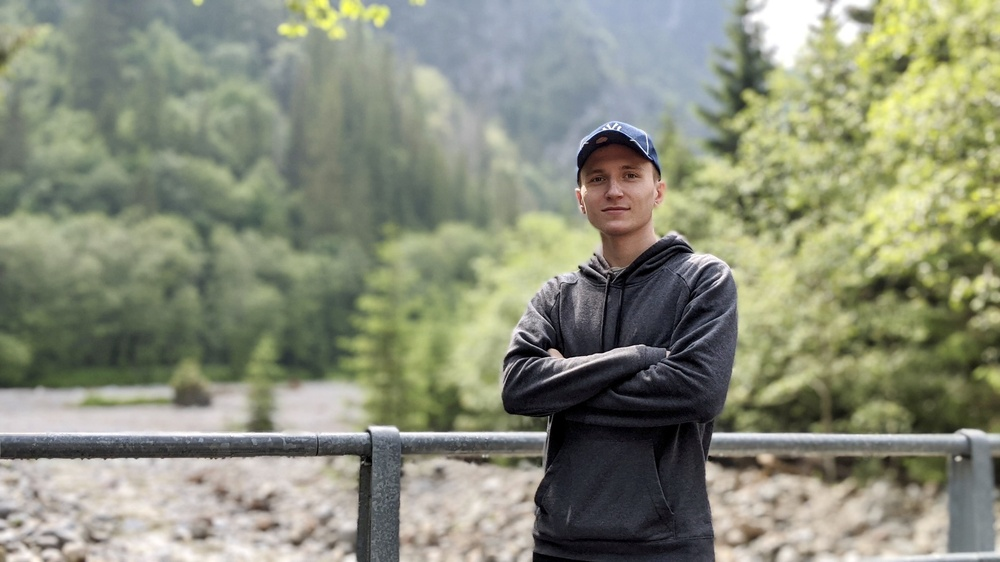
#> input picture image.jpg, 1000 x 562 px, shrunk from 4032 x 2268 before the run
$ python retro.py
#> lines starting #> are read from the running program, lines starting #| are printed output that depends on the picture
import cv2
import numpy as np


def retro_effect(image_path):
    # Load the image
#> called with image_path = 'image.jpg'
    img = cv2.imread(image_path)
#> img is the input picture: shape (562, 1000, 3); mean B, G, R 122.3, 141.5, 137.7

    # Create a copy of the image
    retro = np.copy(img)

    # Split the image into its BGR channels
    b, g, r = cv2.split(retro)
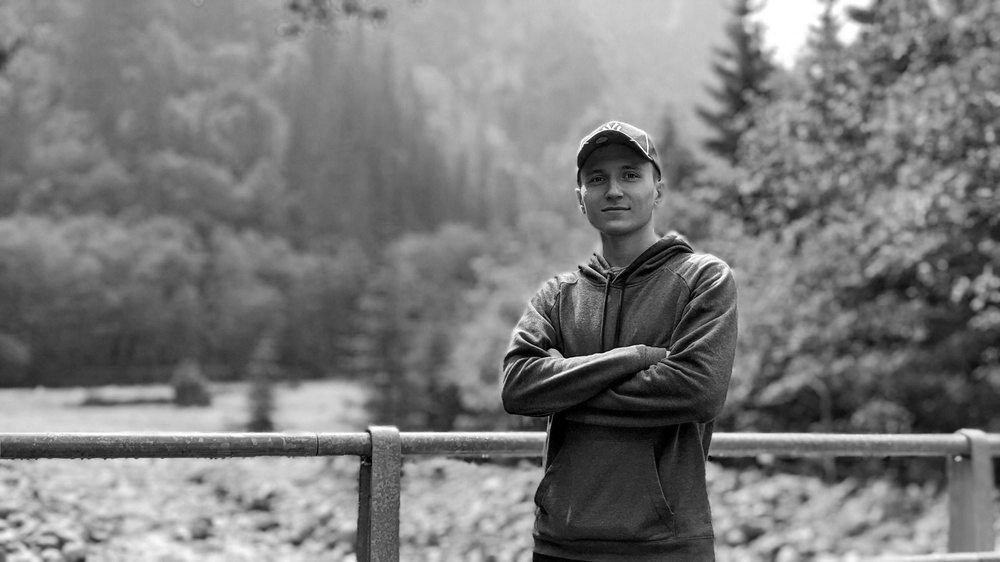
#> b: shape (562, 1000); min 0, max 255, mean 122.3
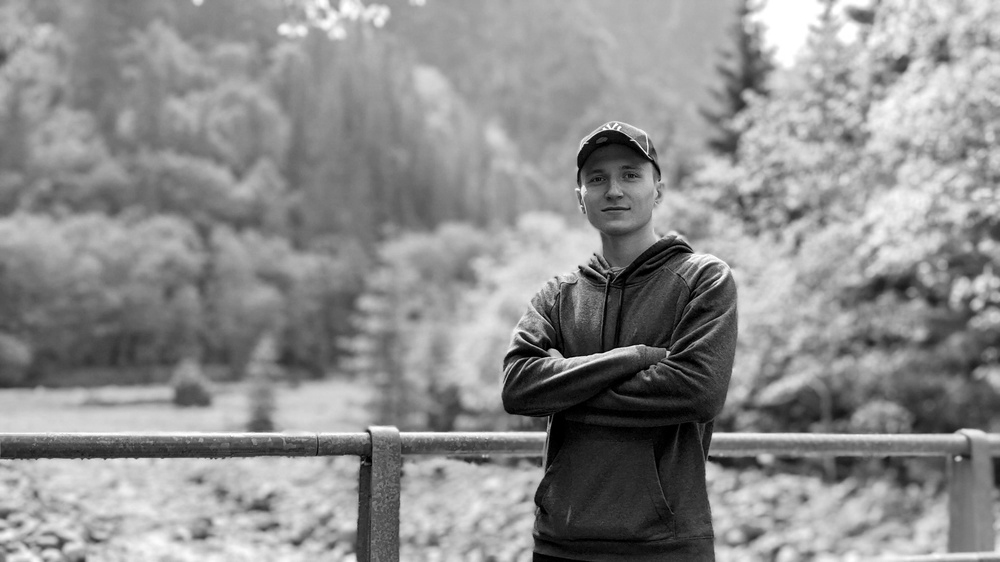
#> g: shape (562, 1000); min 0, max 255, mean 141.5

    # Apply a Gaussian blur to the blue channel
    b = cv2.GaussianBlur(b, (0, 0), 15)
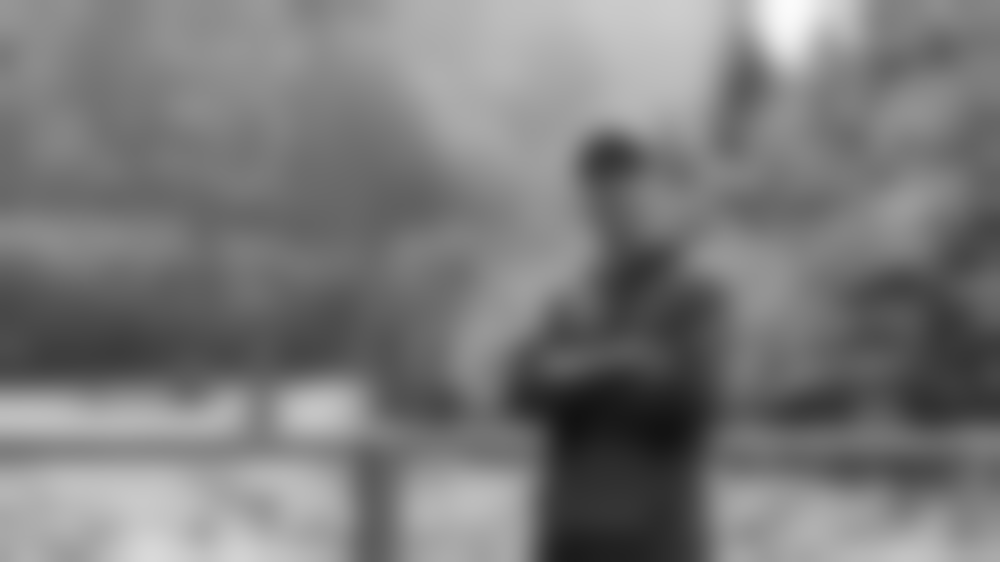
#> b: shape (562, 1000); min 18, max 251, mean 122.3

    # Merge the channels back into an image
    retro = cv2.merge((b, g, r))
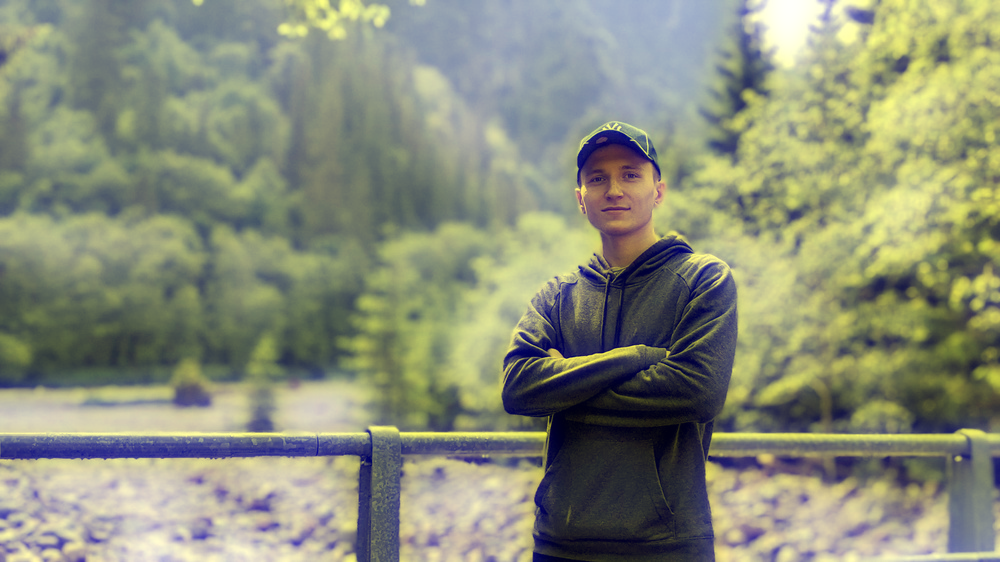
#> retro: shape (562, 1000, 3); mean B, G, R 122.3, 141.5, 137.7

    # Apply a sepia filter to the image
    kernel = np.array([[0.393, 0.769, 0.189],
                       [0.349, 0.686, 0.168],
                       [0.272, 0.534, 0.131]])
    sepia = cv2.transform(retro, kernel)
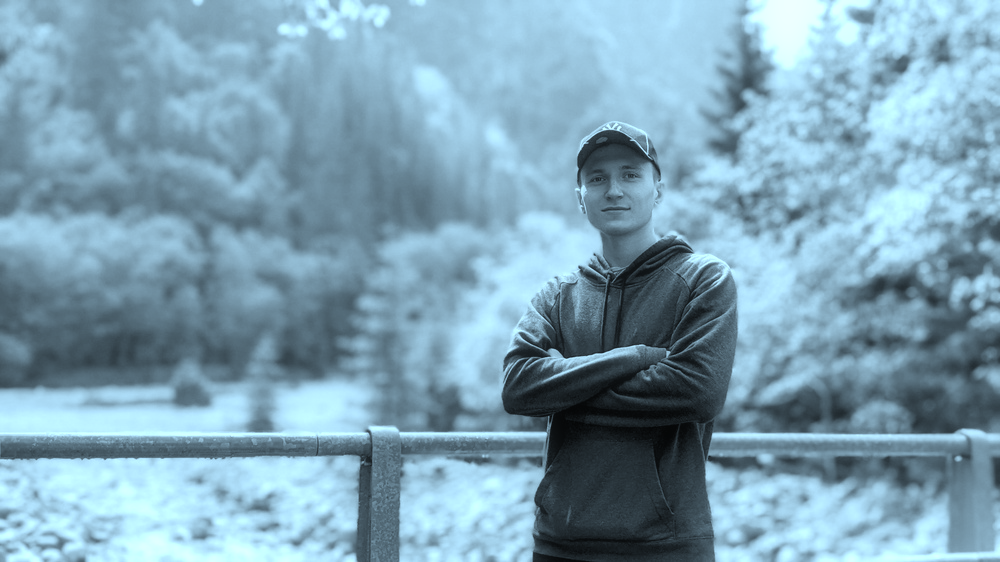
#> sepia: shape (562, 1000, 3); mean B, G, R 180.7, 162.4, 126.9

    # Increase the contrast of the image
    alpha = 1.2
    beta = 10
    contrast = cv2.convertScaleAbs(sepia, alpha=alpha, beta=beta)
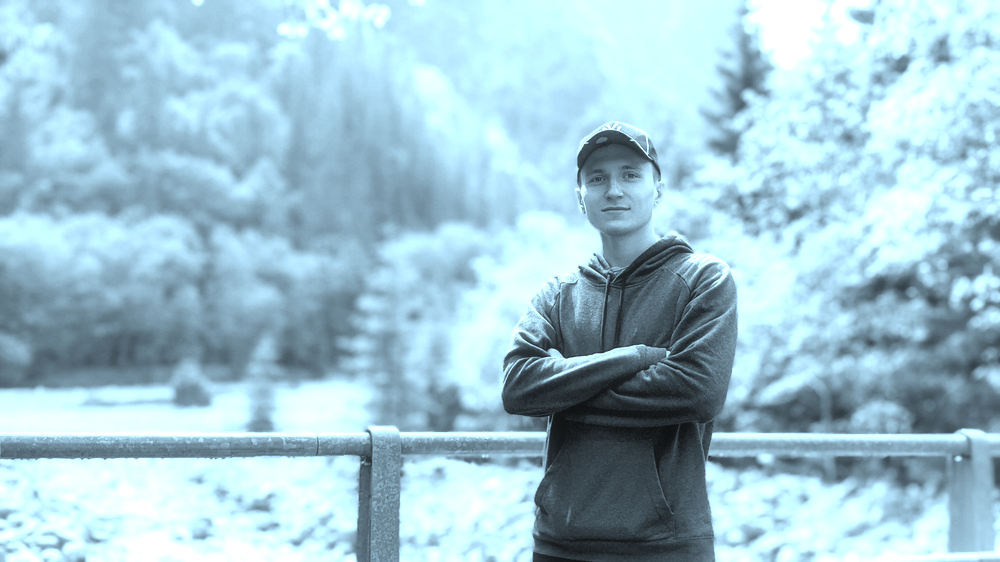
#> contrast: shape (562, 1000, 3); mean B, G, R 210.8, 198, 162.1

    # Add a film grain effect to the image
    noise = np.zeros(retro.shape, np.uint8)
    cv2.randn(noise, 0, 20)
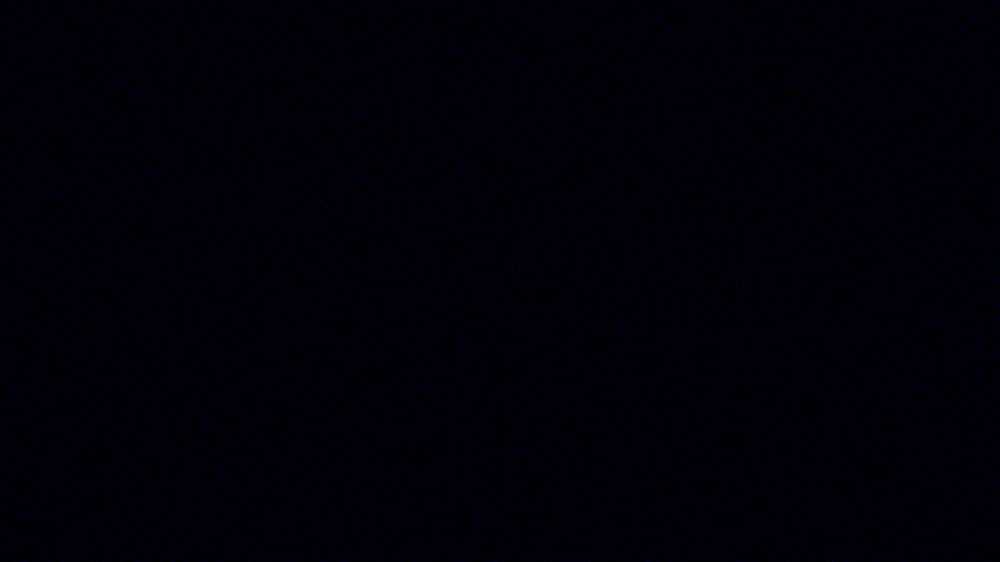
#> noise: shape (562, 1000, 3); mean of channels 0, 1, 2 8, 0, 0; drawn as B, G, R
    noise = cv2.GaussianBlur(noise, (3, 3), 0)
    film_grain = cv2.add(contrast, noise)

    # Return the resulting image
    # return film_grain

    # Show the final image
    cv2.imshow('Noir Effect', film_grain)
    cv2.waitKey(0)
    cv2.destroyAllWindows()


retro_effect('image.jpg')
